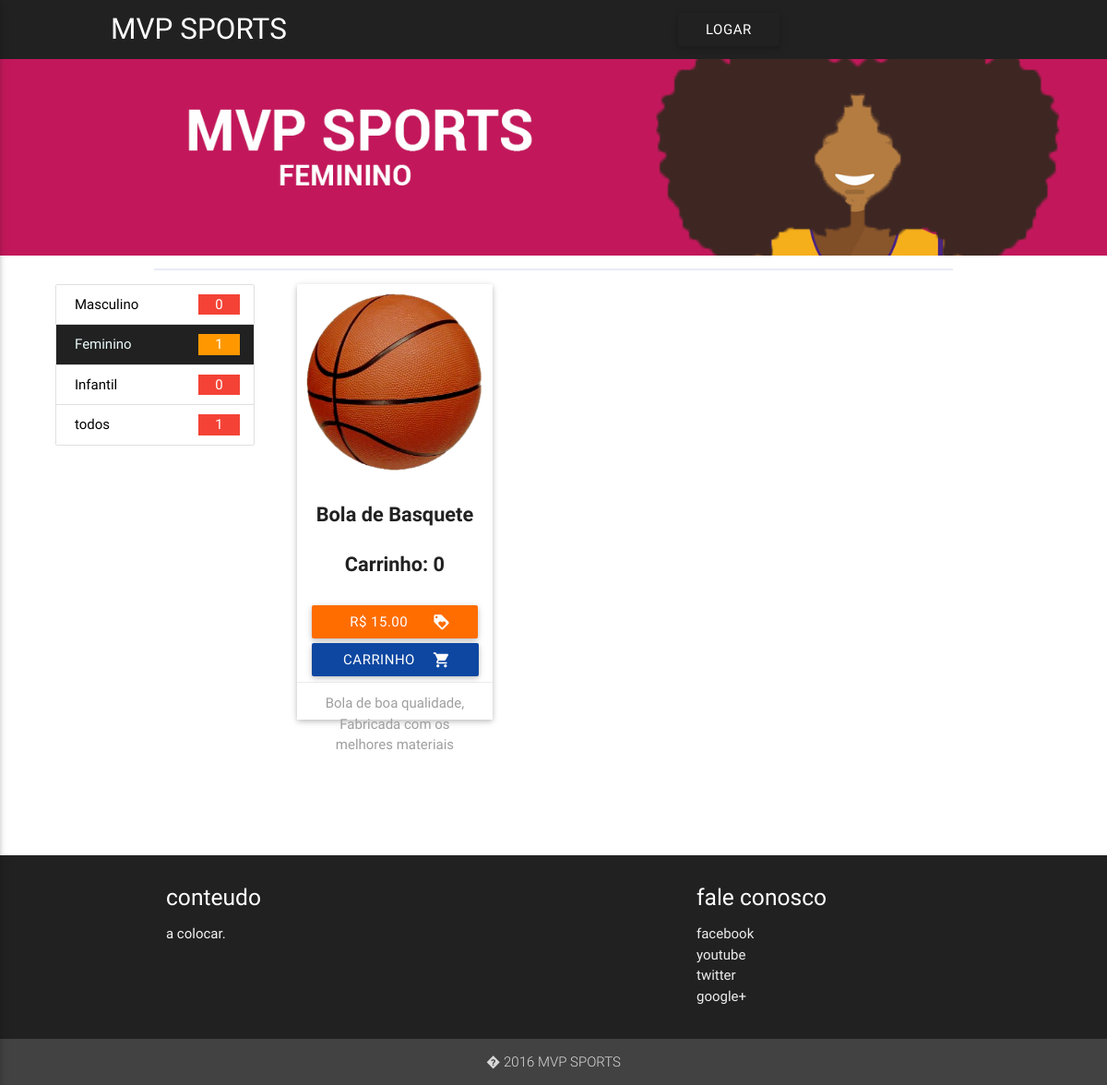
Screenshot of /produtos/produtos_feminino.php with the database file from the repository.
### tables this page shows
CREATE TABLE `produto` (
  `idproduto` int(100) NOT NULL,
  `nomeproduto` varchar(100) NOT NULL,
  `foto` varchar(150) NOT NULL,
  `descricao` text NOT NULL,
  `preco` decimal(8,2) NOT NULL,
  `categoria` varchar(50) NOT NULL,
  `disponibilidade` bigint(100) NOT NULL,
  `marca` int(11) NOT NULL
);

### model/DAO/Crud.php (called while the page is built, shortened)
<?php
class Crud {
    public function gerarFindEquals($tabelas,$joinsA, $joinsB, $identificadores, $valorId){
        try {
            $pdo = Conexao::getInstance();
            $sql = "SELECT * FROM ";
            $numeroTabelas = count($tabelas);
            for($h = 0;$h < $numeroTabelas; $h++){
                if($h != $numeroTabelas-1){
                    if($h %2 == 0 && $h < 2){
                        $sql = $sql . $tabelas[$h];
                    }
                    $sql = $sql . " INNER JOIN " . $tabelas[$h+1];
                    $sql = $sql . " ON(".$joinsA[$h] ."=".$joinsB[$h].") ";
                }
            }
            $sql = $sql . " WHERE ";
            $numeroIdentificadores = count($identificadores);
            for ($i = 0; $i < $numeroIdentificadores; $i++) {
                if ($i == $numeroIdentificadores - 1) {
                    $sql = $sql . "$identificadores[$i] = ?";
                } else {
                    $sql = $sql . "$identificadores[$i] = ? AND ";
                }
            }
            $stmt = $pdo->prepare($sql);
            for($b = 0;$b < $numeroIdentificadores;$b++){
                $stmt->bindValue($b+1, $valorId[$b]);
            }
            $stmt->execute();
            $Entidades = array();
            while ($Entidade = $stmt->fetchObject(__CLASS__)){
                $Entidades[] = $Entidade;
            }
            return $Entidades;
        } catch (PDOExceptionException $ex) {
            echo "".$ex;
        }
    }
}

### model/DAO/classeProdutoDAO.php (called while the page is built, shortened)
<?php
require_once 'Crud.php';
class classeProdutoDAO extends Crud{
    public function pesquisarProdutoPorCategoria($categoria){
        $tabelas = array("produto p","marca m");
        $joinsA = array("p.marca");
        $joinsB = array("m.idmarca");
        $identificadores = array("p.categoria");
        $valorId = array($categoria);
        return parent::gerarFindEquals($tabelas, $joinsA, $joinsB, $identificadores, $valorId);
    }
}

### produtos/produtos_feminino.php (the view, shortened to what this page needs)
<!DOCTYPE html>
<html lang="en">
  <head>
      <link type="text/css" rel="stylesheet" href="../css/materialize.min.css"  media="screen,projection"/>
      <link type="text/css" rel="stylesheet" href="../css/custom.css"  media="screen"/>
      <link type="text/css" rel="stylesheet" href="../css/estiloCarrinho.css" media="screen"/>
      <link type="text/css" rel="stylesheet" href="produtos.css" media="screen"/>
  </head>
  <body >
  <nav>
    <div class="nav-wrapper grey darken-4">
        <a href="../index.php" class="brand-logo">MVP SPORTS</a>
            <?php if(!isset($_SESSION['UsuarioLogado'])):?>
      <ul class="brand-logo1">
      <li><a class="waves-effect waves-light btn modal-trigger grey darken-4" href="#modal1">logar</a></li>
      </ul>
      <?php endif;?>
    </div>
  </nav>
        <section>
            <article>
                    <div class="banner">
                        <a href="../index.php"><img src="../bnr_F.png" style="width: 100%;height:20%; heightcursor:pointer"></a>
                    </div>
		<section>
                    <div clas="container">
                        <div class="row">
                            <div class="ctr">
                                <hr color='#e8eaf6'>
                                <div class="painel">
                                    <?php
                                    require_once '../model/DAO/classeProdutoDAO.php';
                                    $ProdutoDAO = new classeProdutoDAO();
                                    $categoria = "Feminino";
                                    $produtos = $ProdutoDAO->pesquisarProdutoPorCategoria($categoria);
                                    ?>
                                    <div class="collection ">
                                        <a href="produtos_masculinos.php" class="collection-item black-text"><span class="white-text badge red"><?php echo $_SESSION['masculino']; ?></span> Masculino</a>
                                        <a href="produtos_feminino.php" class="collection-item grey darken-4 active "><span class="white-text badge orange"><?php echo $_SESSION['feminino']; ?></span> Feminino</a>
                                        <a href="produtos_infantis.php" class=" collection-item black-text"><span class="white-text badge red"><?php echo $_SESSION['infantil']; ?></span> Infantil</a>
                                        <a href="produtos_home.php" class="collection-item black-text"><span class="white-text badge red"><?php echo $_SESSION['todos']; ?></span> todos</a>
                                    </div>
                                </div>
                                <div class="center">
                                    <div class="promo">
                                        <div class="row">
                                         <?php
                                         foreach ($produtos as $produto){
                                         ?>
                                            <div class="col s12 m4 ">
                                                <div class="card produto">
                                                    <?php
                                                    $quantidade = 0;
                                                    ?>
                                                    <div class="card-image waves-effect waves-block waves-light">
                                                      <img class="activator" src="<?php echo $produto->foto; ?>">
                                                    </div>
                                                    <p class="t4 prod"> <?php echo $produto->nomeproduto; ?></p>
                                                    <p class="t4 prod">Carrinho: <span id="qtdP_<?php echo $produto->idproduto; ?>"><?php echo $quantidade; ?></span></p>
                                                    <button class="btn detproduto1 orange accent-4 btnss" type="button" name="action">R$ <?php echo $produto->preco; ?>
                                                        <i class="material-icons right">loyalty</i>
                                                    </button>
                                                    <?php if($produto->disponibilidade > 0){
                                                    ?>
                                                    <button class="btn detproduto waves-effect waves-light blue darken-4 btnss" type="button" id="carrinho_<?php echo $produto->idproduto; ?>" onclick="adicionarProdutoAoCarrinho(<?php echo $produto->idproduto; ?>)"name="action">carrinho
                                                        <i class="material-icons right">shopping_cart</i>
                                                    </button>
                                                    <?php } else { ?>
                                                    <button class="btn detproduto red darken-4 btnss" type="button">Indisponível</button>
                                                    <?php } ?>
                                                    <div class="card-action">
                                                        <p class="right grey-text info"><?php echo $produto->descricao; ?> </p>
                                                    </div>
                                                </div>
                                            </div>
                                         <?php } ?>
                                     </div>
                                    </div>
                                </div>
                            </div>
                        </div>
                    </div>
		</section>
            </article>
        </section>
        <br>
        <footer class="page-footer grey darken-4">
          <div class="container ">
            <div class="row">
              <div class="col l6 s12">
                <h5 class="white-text">conteudo</h5>
                <p class="grey-text text-lighten-4">a colocar.</p>
              </div>
              <div class="col l4 offset-l2 s12">
                <h5 class="white-text">fale conosco</h5>
                <ul>
                  <li><a class="grey-text text-lighten-3" href="#!">facebook</a></li>
                  <li><a class="grey-text text-lighten-3" href="#!">youtube</a></li>
                  <li><a class="grey-text text-lighten-3" href="#!">twitter</a></li>
                  <li><a class="grey-text text-lighten-3" href="#!">google+</a></li>
                </ul>
              </div>
            </div>
          </div>
          <div class="footer-copyright center grey darken-3">
            <div class="container">
            � 2016 MVP SPORTS
            </div>
          </div>
        </footer>
  </body>
</html>

### css/estiloCarrinho.css (style rules this page uses)
html { font-family: Roboto,GillSans, Calibri, Trebuchet, sans-serif; }
hr { width: 80%; }
p { font-family: Roboto; }
.brand-logo { margin-left: 10%; }
.brand-logo1 { margin-left: 50% }
.promo { margin-left: 0px; width:60%; }
.painel { width: 20%; float: left; }
.ctr { width: 90%; margin-left: 5%; }
.produto { width: 80%; margin-left: 13% }
.detproduto { margin-top: 2.5%; margin-left: 17%; margin-bottom: 2.5% }
.detproduto1 { margin-top: 2.5%; margin-left: 18%; }
.info { margin-top: -5% }
.t4 { font-weight: bold; font-size: 145%; margin-left: 30%; }

### produtos/produtos.css (style rules this page uses)
.btnss { margin-left: 0%;width: 85%; }
.prod { margin-left: 0%; }

### produtos/produtos_feminino.php (style rules this page uses)
html { font-family: Roboto,GillSans, Calibri, Trebuchet, sans-serif; }
hr { width: 80%; }
p { font-family: Roboto; }
.brand-logo { margin-left: 10%; }
.brand-logo1 { margin-left: 60% }
.promo { float: left;width:80%; position: relative;margin-bottom: 1%; }
.ctr { width: 90%; margin-left: 5%; }
.painel { width: 20%; float: left; }

### rows the page displays
produto: foto (picture), nomeproduto "Bola de Basquete", quantidade "0", preco "15.00", descricao "Bola de boa qualidade, Fabricada com os melhores materiais"

### other values shown
$_SESSION['masculino'] "0"
$_SESSION['feminino'] "1"
$_SESSION['infantil'] "0"
$_SESSION['todos'] "1"
